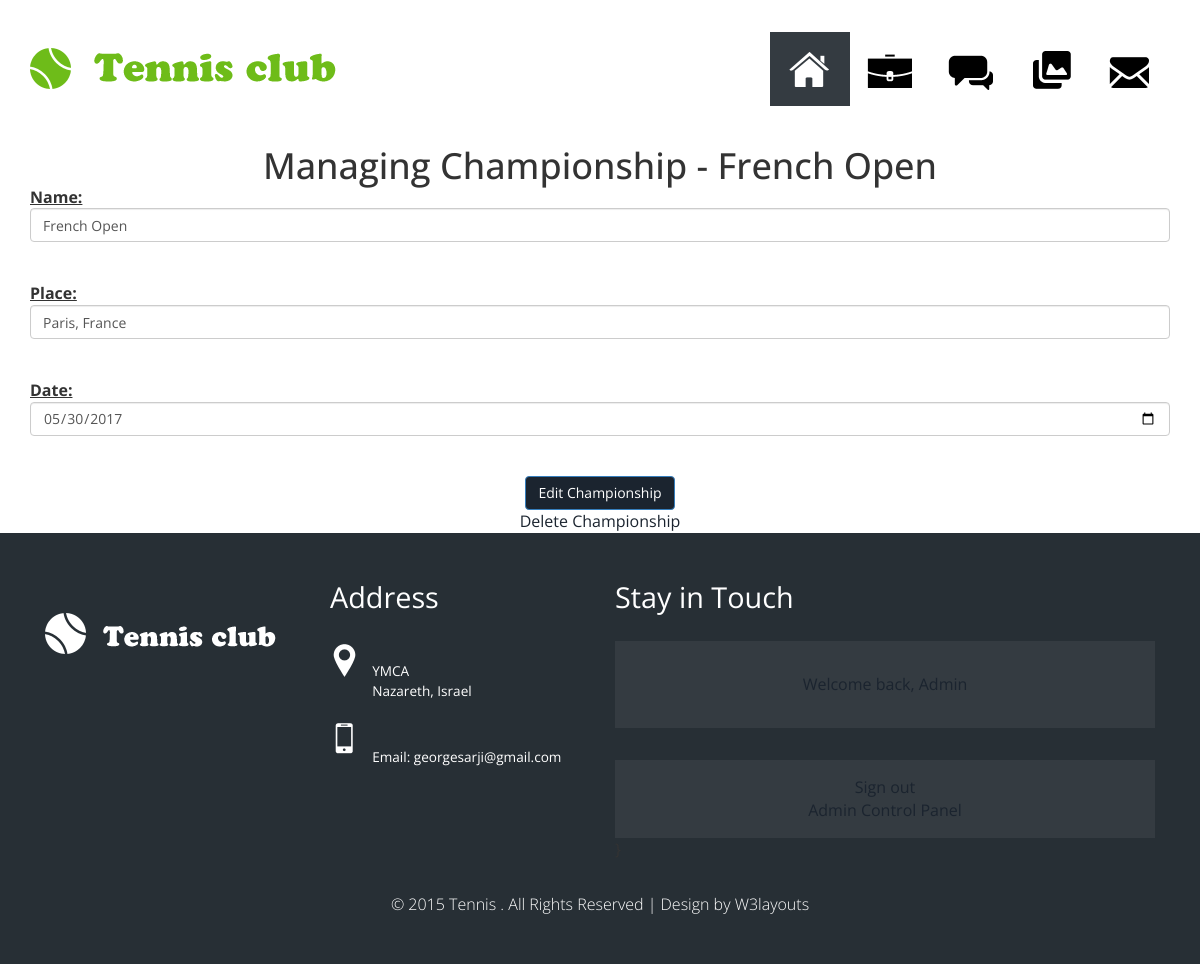
Screenshot of /acp/managechamp/2 (signed in) with the database file from the repository.
### database_setup.py (models this page shows, shortened)
class Championship(Base):
    __tablename__='championship'
    id=Column(Integer, primary_key=True)
    name=Column(String(255))
    date=Column(Date)
    place=Column(String)

class User(Base):
    __tablename__ = 'user'
    id = Column(Integer, primary_key=True)
    name = Column(String(255))
    country = Column(String(255))
    email = Column(String(255), unique=True)
    photo = Column(String(255), unique=True)
    password_hash = Column(String(255))
    gender=Column(String)
    dob=Column(Date)
    admin=Column(Boolean)

### web_app.py (the view, shortened to what this page needs)
@app.route('/acp/managechamp/<int:id>', methods=['POST', 'GET'])
def ManageChampionship(id):
	if login_session is None:
		flash("You must be logged in to do this.")
		return redirect(url_for('login'))
	user=dbsession.query(User).filter_by(id=login_session['id']).first()
	if (not user.admin):
		flash("You are not authorized to do this.")
	championship=dbsession.query(Championship).filter_by(id=id).first()
	if championship is None:
		flash("Championship was not found.")
		return redirect(url_for('ManageChampionships'))
	if request.method=='GET':
		return render_template('ManageChampionship.html', championship=championship)

### templates/ManageChampionship.html (shortened to what this page needs)
{% extends "layout.html" %}
{% block body %}
<center><h1>Managing Championship - {{championship.name}}</h1></center>
<form action="{{ url_for('ManageChampionship', id=championship.id) }}" method="post">
<p><label><u>Name:</u></label> <input type="text" name="name" value="{{championship.name}}" class="form-control"></p>
<p><label><u>Place:</u></label> <input type="text" name="place" value="{{championship.place}}" class="form-control"></p>
<p><label><u>Date:</u></label> <input type="date" name="date" value="{{championship.date}}" class="form-control"></p>
<p><center><input type="submit" value="Edit Championship" class="btn btn-primary"></center></p>
</form>
<p><center><a href="{{ url_for('DeleteChampionship', id=championship.id) }}">Delete Championship</a></center></p>
{% endblock %}

### templates/layout.html (shortened to what this page needs)
<!DOCTYPE html>
<html lang="en">
<head>
<link href="{{ url_for('static', filename="css/bootstrap.css") }}" rel='stylesheet' type='text/css'/>
<link rel="stylesheet" href="{{ url_for('static', filename="css/style.css") }}" type="text/css">
</head>
<body>
<div class="header agileits">
   <div class="container">
   <div class="logo">
   <a href="{{ url_for('main') }}"><img src="{{url_for('static', filename="images/logo.png") }}" alt=""/></a>
   </div>
   <div class="top-menu top">
     <ul>
        <li class="active simptip-position-bottom simptip-movable" data-tooltip="Home"><a class="home" href="{{ url_for('main') }}""></a></li>
          <li class="simptip-position-bottom simptip-movable" data-tooltip="About Me"><a class="about" href="{{ url_for('AboutMe') }}"></a></li>
        <li class=" simptip-position-bottom simptip-movable" data-tooltip="News"><a class="service" href="{{ url_for('news') }}"></a></li>
        <li class=" simptip-position-bottom simptip-movable" data-tooltip="Gallery"><a class="gallery" href="{{ url_for('gallery') }}"></a></li>
        <li class=" simptip-position-bottom simptip-movable" data-tooltip="Contact Us"><a class="contact" href="{{ url_for('contact') }}"></a></li>
     </ul>
   </div>
   <div class="clearfix"></div>
   </div>
</div>
<div class="container">
{% block body %} {% endblock %}
</div
<div class="fotter w3-agileits">
   <div class="container">
     <div class="col-md-3 ftr-logo">
     <a href="index.html"><img src="{{ url_for('static', filename="images/logo2.png") }}" alt=""/></a>
     </div>
     <div class="col-md-3 address">
       <h4>Address</h4>
       <ul class="address-info">
           <li><span></span></li>
         <li><p>YMCA</p>
         <p>Nazareth, Israel</p></li>
       </ul>
       <ul class="address-mail">
         <li><span></span></li>
         <li><p>Email: <a href="mailto:georgesarji@gmail.com">georgesarji@gmail.com</a></p></li>
       </ul>
     </div>
     <div class="col-md-6 touch">
       <h4>Stay in Touch</h4>
       <div class="form">
       {% if 'id' not in session %}
       <center>
        <a href="{{ url_for('signup')}}"">
        Sign Up
        </a>
        </center>
       {% else %}
       <center><a href="{{ url_for('profile') }}">Welcome back, {{session['name']}}</a></center>
       {% endif %}
       </div>
       <div class="social-icons agileits-w3layouts">
       {% if 'id' not in session %}
        <center>
        <a href="{{ url_for('login')}}"">
        Sign in
        </a>
        </center>
       {% else %}
       <form action="" method="get">
       <center>
       <a href="{{ url_for('logout') }}">
       Sign out
       </a>
       </center>
       {% endif %}
       {% if session['admin'] == True %}
       <center>
        <a href="{{ url_for('admincp')}}"">
        Admin Control Panel
        </a>
        </center>
      {% endif %}
       </div>
     </div>
     <div class="clearfix"></div>
     <div class="copy-right w3-agile"><p>&copy 2015 Tennis . All Rights Reserved | Design by <a href="http://w3layouts.com/">W3layouts</a></p></div>
   </div>
</div>
</body>
</html>

### static/css/style.css (style rules this page uses)
html, body { font-size: 100%; background: #fff; font-family: 'Open Sans', sans-serif; }
h1,h2,h3,h4,h5,h6 { margin:0; }
p { margin:0; }
ul,label { margin:0; padding:0; }
.header { margin-top:2em; }
.logo { float:left; margin-top: 1em; }
.top-menu { float:right; }
.top-menu ul li { display: inline-block; padding: 1em; float: left; }
.top-menu ul li.active { background: #343B41; }
.top-menu ul li a { width: 48px; height: 42px; background: url('../images/splits.png') no-repeat 0px 0px; padding:1em; display:block; }
.top-menu ul li a.home { background-position: -17px 0px; }
.top-menu ul li a.about { background-position: -129px -1px; }
.top-menu ul li a.service { background-position: -248px -2px; }
.top-menu ul li a.gallery { background-position: -355px -4px; }
.top-menu ul li a.contact { background-position:-464px 0px; }
[data-tooltip] { position: relative; display: inline-block; }
[data-tooltip].simptip-position-bottom:before { border-bottom-color:#9BDA5A; }
[data-tooltip].simptip-position-bottom:after { background-color: #9BDA5A; color: #333; }
[data-tooltip]:before { content: ''; position: absolute; border-width: 6px; border-style: solid; border-color: rgba(0, 0, 0, 0); }
[data-tooltip]:before, [data-tooltip]:after { position: absolute; visibility: hidden; opacity: 0; z-index: 999999; }
[data-tooltip]:after { height:30px; padding:10px 11px 0; font-size: 13px; line-height: 11px; content: attr(data-tooltip); white-space: nowrap; font-family: 'Arimo Sans', sans-serif; }
.simptip-position-bottom.simptip-movable:before { margin-top: -15px; }
.simptip-position-bottom.simptip-movable:after { margin-top: -3px; }
.simptip-position-bottom:before, .simptip-position-bottom:after, .simptip-position-top:before, .simptip-position-top:after { left: 32%; }
.simptip-position-bottom:before, .simptip-position-bottom:after { top: 110%; }
.simptip-position-bottom:after, .simptip-position-top:after { margin-left: -18px; }
.simptip-position-right.simptip-movable:before, .simptip-position-right.simptip-movable:after, .simptip-position-left.simptip-movable:before, .simptip-position-left.simptip-movable:after, .simptip-position-top.simptip-movable:before, .simptip-position-top.simptip-movable:after, .simptip-position-bottom.simptip-movable:before, .simptip-position-bottom.simptip-movable:after { -webkit-transition: all .1s linear; -moz-transition: all .1s linear; -o-transition: all .1s linear; -ms-transition: all .1s linear; transition: all .1s linear; }
.fotter { background:#272F35; padding:3em 0; }
.ftr-logo { margin-top: 2em; }
.address h4 { color:#fff; font-size:1.8em; margin-bottom:1em; font-weight:400; }
.address ul { margin-bottom:1em; }
.address ul li { display: inline-block; }
ul.address-info li p,ul.address-mail li p { color:#fff; font-size:0.85em; }
ul.address-mail li p a { color:#fff; font-size:1em; transition:0.5s all; -webkit-transition:0.5s all; -moz-transition:0.5s all; -o-transition:0.5s all; -ms-transition:0.5s all; }
ul.address-info li span { background: url(../images/splits.png) no-repeat -25px -108px; vertical-align: super; }
ul.address-mail li span { background: url(../images/splits.png) no-repeat -72px -108px; vertical-align: super; }
ul.address-info li span { width: 30px; height: 38px; display: inline-block; margin-right: 0.5em; padding-bottom: 3em; }
ul.address-mail li span { width: 30px; height: 38px; display: inline-block; margin-right: 0.5em; }
.touch h4 { color:#fff; font-size:1.8em; margin-bottom:1em; font-weight:400; }
.form { background:#343B41; padding:2em; }
.social-icons { margin-top: 2em; background:#343B41; padding:1em; text-align:center; }
.copy-right { text-align: center; }
.copy-right p ,.copy-right p a { color: #fff; font-weight:300; margin-top:2em; transition:0.5s all; -webkit-transition:0.5s all; -moz-transition:0.5s all; -o-transition:0.5s all; -ms-transition:0.5s all; }

### rows the page displays
Championship: name "French Open", place "Paris, France", date "05/30/2017"
User: name "Admin"
